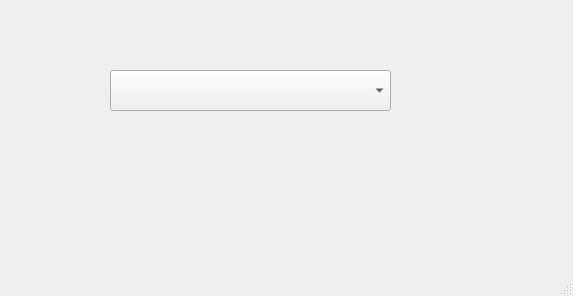
<?xml version="1.0" encoding="UTF-8"?>
<ui version="4.0">
 <class>MainWindow</class>
 <widget class="QMainWindow" name="MainWindow">
  <property name="geometry">
   <rect>
    <x>0</x>
    <y>0</y>
    <width>573</width>
    <height>296</height>
   </rect>
  </property>
  <property name="windowTitle">
   <string>MainWindow</string>
  </property>
  <widget class="QWidget" name="centralwidget">
   <widget class="QComboBox" name="comboBox">
    <property name="geometry">
     <rect>
      <x>110</x>
      <y>70</y>
      <width>281</width>
      <height>41</height>
     </rect>
    </property>
   </widget>
  </widget>
  <widget class="QMenuBar" name="menubar">
   <property name="geometry">
    <rect>
     <x>0</x>
     <y>0</y>
     <width>573</width>
     <height>22</height>
    </rect>
   </property>
  </widget>
  <widget class="QStatusBar" name="statusbar"/>
 </widget>
 <resources/>
 <connections/>
</ui>
